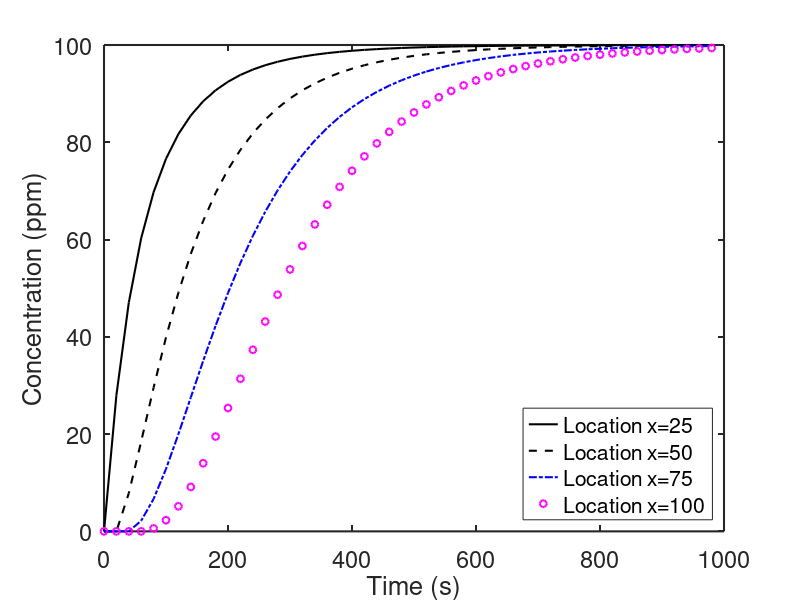

The MATLAB source for this figure:
clc;clear all;close all;set(0,'defaultaxesfontsize',17);
%explicit numerical method
% water velocity v = 0.3 m/s, % dispersion coefficient E = 5.0 m^2/s
% dx = 25 m, % dt = 20 s
dt = 20; % time step for finite difference method
dx = 25; % grid spacing for finite difference method
E = 5; % dispersion coefficient 
v = 0.3; % water velocity
beta1 = dt*(v/(2*dx)+E/(dx^2));
beta2 = dt*(1/dt-2*E/(dx^2));
beta3 = dt*(-v/(2*dx)+E/(dx^2));
C = zeros(50, 10); % row is time t, column is distance;
C(:,1) = 100; % at t = 0; the pollutant concentration is 100;
[nrow, ncol] = size(C);
 
for t = 1:(nrow-1)
    for x = 2:(ncol-1)  %x = 1 means t = 0
        C((t+1),x) = beta1*C(t,(x-1))+beta2*C(t,x)+beta3*C(t,(x+1));
    end
end
%%%%%%%%%%%%%%%%% PLOT %%%%%%%%%%%%%%%%%%%%%%%%%%%%%%%%%%%%%%%%%%
%it = 1:10;
T = 0:20:20*49 
plot(T,C(:,2),'k','linewidth',1.5); % x = 25;
hold on; plot(T,C(:,3),'k--','linewidth',1.5); %x = 50
hold on; plot(T,C(:,4),'b-.','linewidth',1.5); %x = 75;
hold on ; plot(T,C(:,5),'mo','markersize',5,'linewidth',1.5); %x = 100;
xlabel('Time (s)'); ylabel('Concentration (ppm)');
legend('Location x=25','Location x=50','Location x=75','Location x=100',...
    'location','southeast');   set(gca,'linewidth',1.5);

